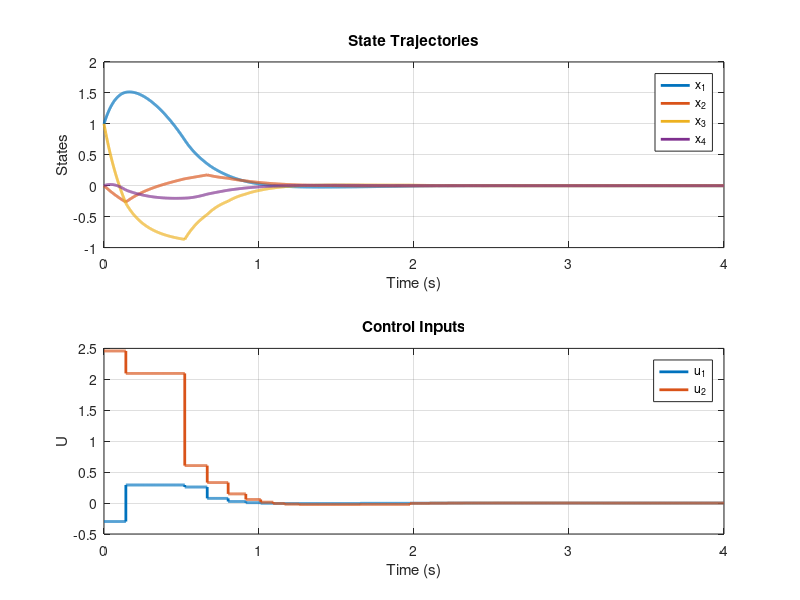
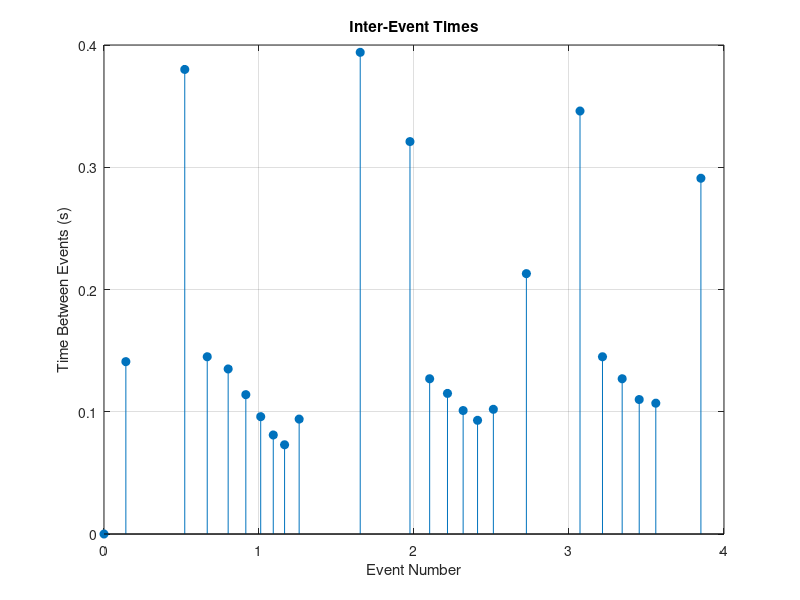
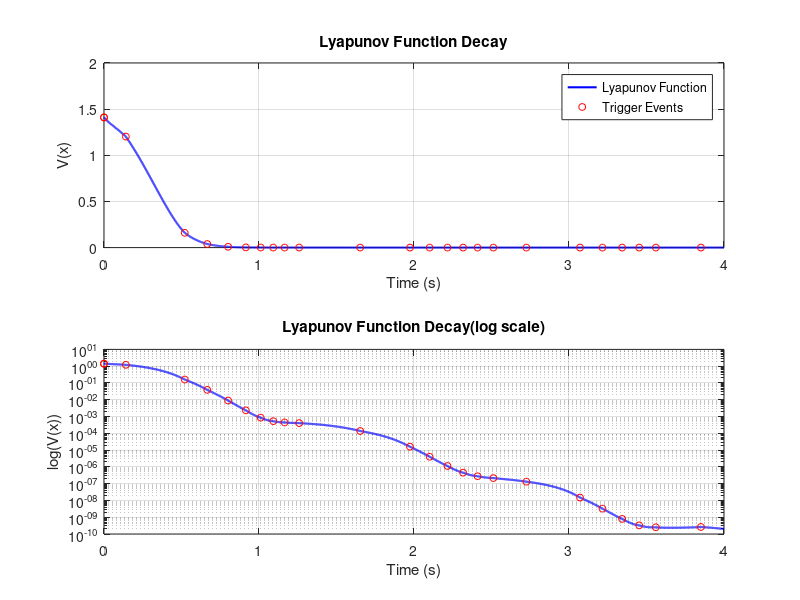

Here is the MATLAB script that generated these plots, in order:
clc;
clear;
close all;

%% System Definition
Ap = [ 1.280  -0.208   6.715  -5.676
      -0.581  -4.290   0       0.675
       1.067   4.273  -6.654   5.893
       0.048   4.273   1.343  -2.104];

Bp = [0       0
      5.679   0
      1.136  -3.146
      1.136   0];

% State Feedback
K = [0.0360  -0.5373  -0.3344  -0.0147
     1.6301   0.5716   0.8285  -0.2821];

A_cl = Ap + Bp*K;       % Closed-Loop State Matrix

%% Lyapunov Function Setup
Q = eye(4);                 % Chosen positive definite matrix
P = lyap(A_cl', Q);         % Solve P from Lyapunov Equation

%% Simulation Parameters
dt = 0.001;          % Sampling Time
Tf = 4;              % Final Simulation Time
t  = 0:dt:Tf;        % Time Vector
N  = length(t);

% Mem Alloc
X = zeros(4, N);        % State trajectory
X(:, 1) = [1; 0; 1; 0];  % Init Cond

% Event-Triggered Controller Params
Sigma  = 0.9;           % Decay Rate Param (0 < Sigma < 1)
Err    = zeros(4, 1);   % Initial Error
U      = zeros(2, N);   % Control Inputs
Events = 0;             % Record Event Instants
Cnt    = 1;             % Event Counter

X_last = X(:, 1);       % Last Triggered State

%% Simulation System

for i = 1:N-1
    % Current State and Error
    X_curr = X(:, i);
    Err = X_last - X_curr;

    % % Check Triggering Condition
    % TriggerCond = [X_curr; Err]' * [ (Sigma-1)*Q,  P*Bp*K
    %                                     K'*Bp'*P, zeros(4)] * [X_curr; Err];
    
    TriggerCond = norm(Err) - Sigma * norm(X_curr);

    % Triggering Logic
    if TriggerCond >= 1e-5 || i == 1
        U(:, i) = K * X_curr;        % Update control input
        X_last = X_curr;

        Events = [Events, t(i)];     % Store Event Time
        Cnt = Cnt + 1;
    else
        U(:, i) = U(:, i-1);
    end

    dX        = Ap * X_curr + Bp * U(:, i);
    X(:, i+1) = X_curr + dX * dt;
end

%% Post-Processing
% Calc Inter-Event Intervals
InterEventTime = diff(Events);

% Compute Lyapunov Function Values
V = zeros(1, N);
for i = 1:N
    V(i) = X(:, i)' * P * X(:, i);
end

%% Plotting Results
figure
set(gcf, 'Units', 'normalized')
set(gcf, 'OuterPosition', [0, 0, 1/2, 1])

subplot(2, 1, 1)
plot(t, X, 'LineWidth', 2)
grid on
title('State Trajectories')
xlabel('Time (s)')
ylabel('States')
legend('x_1', 'x_2', 'x_3', 'x_4')

subplot(2, 1, 2)
stairs(t, U(1, :), 'LineWidth', 2), hold on
stairs(t, U(2, :), 'LineWidth', 2)
grid on
title('Control Inputs')
xlabel('Time (s)')
ylabel('U')
legend('u_1', 'u_2')

figure
set(gcf, 'Units', 'normalized')
set(gcf, 'OuterPosition', [1/2, 0, 1/2, 1/2])

stem(Events(2:end), InterEventTime, 'filled')
title('Inter-Event Times')
xlabel('Event Number')
ylabel('Time Between Events (s)')
grid on

figure
set(gcf, 'Units', 'normalized')
set(gcf, 'OuterPosition', [1/2, 1/2, 1/2, 1/2])

subplot(2, 1, 1)
plot(t, V, 'b', 'LineWidth', 1.5), hold on
plot(Events, V(round(Events/dt)+1), 'ro', 'MarkerSize', 5)
grid on
title('Lyapunov Function Decay')
xlabel('Time (s)')
ylabel('V(x)')
legend('Lyapunov Function', 'Trigger Events')

subplot(2, 1, 2);
semilogy(t, V, 'b', 'LineWidth', 1.5), hold on
semilogy(Events, V(round(Events/dt)+1), 'ro', 'MarkerSize', 5)
grid on
title('Lyapunov Function Decay(log scale)')
xlabel('Time (s)')
ylabel('log(V(x))')

% Event Properties
fprintf('Total Events: %d\n', length(Events))
fprintf('Average Inter-Event Time: %.3f s\n', mean(InterEventTime))
